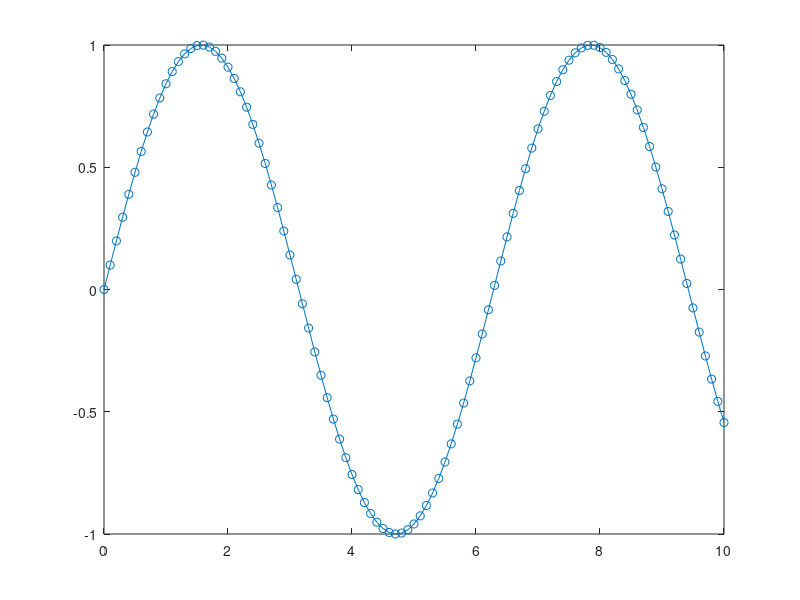

The MATLAB script that drew this image:
% w = matrix of weights from input to hidden layer, R^h x n
%     each row i has the weights connected to the inputs; So,
%     w[1] contains a list of n weights.
% b[i] is the bias of hidden unit i, b belongs in R^h
% H is a matrix where each row corresponds to the output of the hidden
%   layer on input x[j]. H[i] = tanh(w[i]*x[j] + b[i]) 
clf
x = zeros(100, 1);
t = zeros(100, 1);
c = 1;
for i = 0:0.1:10
    x(c) = i;
    t(c) = sin(i);
    c = c + 1;
end

% n is input dimension
n = size(x); n = n(1,2);
% m is output dimension
m = size(t); m = m(1,2);
% N is number of samples
N = size(x); N = N(1,1);
T = t;

% h is number of hidden units
h = N;

% Step 1
w = randn(h, n);
b = randn(h, 1);

% Step 2
H = zeros(N, h);
for j = 1:N
    for i = 1:h
        H(j, i) = tanh(transpose(w(i)) * transpose(x(j)) + b(i));
    end
end

% Step 3
B = pinv(H) * T;

norm(H*B - T)
plot(x,H*B)
hold on
scatter(x,t)